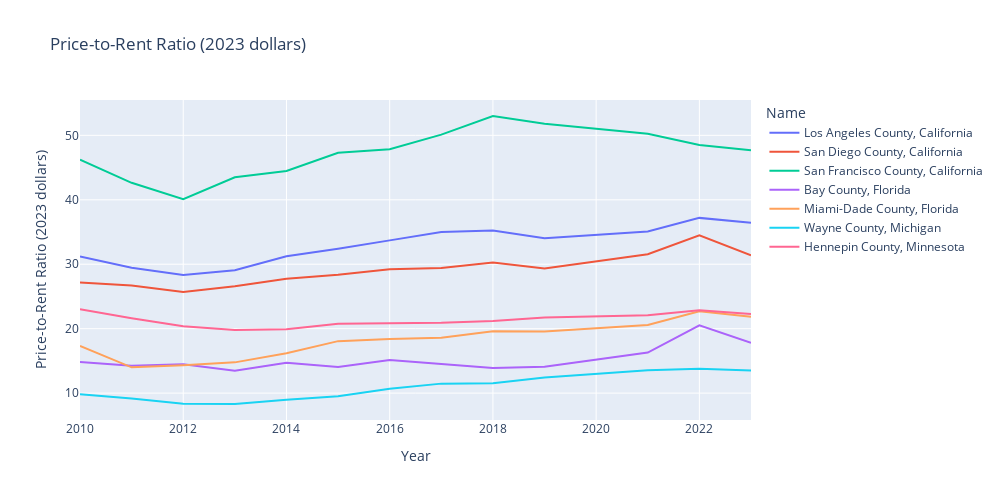

Here is the notebook cell this chart was saved with:
### Code cell
# fig, ax = plt.subplots(dpi=150)
# sns.lineplot(data=census_wide.loc[census_wide['Name'].isin(plot_counties)], x='Year', y='Price-to-Rent Ratio ({} dollars)'.format(cpi.LATEST_YEAR), hue='Name')
# ax.set_title('Price-to-Rent Ratio ({} dollars)'.format(cpi.LATEST_YEAR))
# ax.legend(bbox_to_anchor=(1.04, 1), loc="upper left")

fig = px.line(census_wide.loc[census_wide['Name'].isin(plot_counties)], x='Year', y='Price-to-Rent Ratio ({} dollars)'.format(cpi.LATEST_YEAR), color='Name', title='Price-to-Rent Ratio ({} dollars)'.format(cpi.LATEST_YEAR))
fig.update_layout(width=1000, height=500)
fig.show()

### Figure 1 — Plotly figure (JSON) as saved in the notebook; plotly's stock layout.template omitted (floating-point values rounded to 4 significant figures)
{"data": [{"hovertemplate": "Name=Los Angeles County, California<br>Year=%{x}<br>Price-to-Rent Ratio (2023 dollars)=%{y}<extra></extra>", "legendgroup": "Los Angeles County, California", "line": {"color": "#636efa", "dash": "solid"}, "marker": {"symbol": "circle"}, "mode": "lines", "name": "Los Angeles County, California", "orientation": "h", "showlegend": true, "type": "scatter", "x": [2010, 2011, 2012, 2013, 2014, 2015, 2016, 2017, 2018, 2019, 2021, 2022, 2023], "xaxis": "x", "y": [31.2, 29.47, 28.33, 29.06, 31.23, 32.4, 33.7, 34.99, 35.23, 34.04, 35.08, 37.19, 36.42], "yaxis": "y"}, {"hovertemplate": "Name=San Diego County, California<br>Year=%{x}<br>Price-to-Rent Ratio (2023 dollars)=%{y}<extra></extra>", "legendgroup": "San Diego County, California", "line": {"color": "#EF553B", "dash": "solid"}, "marker": {"symbol": "circle"}, "mode": "lines", "name": "San Diego County, California", "orientation": "h", "showlegend": true, "type": "scatter", "x": [2010, 2011, 2012, 2013, 2014, 2015, 2016, 2017, 2018, 2019, 2021, 2022, 2023], "xaxis": "x", "y": [27.16, 26.71, 25.7, 26.57, 27.76, 28.38, 29.23, 29.4, 30.29, 29.36, 31.54, 34.5, 31.39], "yaxis": "y"}, {"hovertemplate": "Name=San Francisco County, California<br>Year=%{x}<br>Price-to-Rent Ratio (2023 dollars)=%{y}<extra></extra>", "legendgroup": "San Francisco County, California", "line": {"color": "#00cc96", "dash": "solid"}, "marker": {"symbol": "circle"}, "mode": "lines", "name": "San Francisco County, California", "orientation": "h", "showlegend": true, "type": "scatter", "x": [2010, 2011, 2012, 2013, 2014, 2015, 2016, 2017, 2018, 2019, 2021, 2022, 2023], "xaxis": "x", "y": [46.21, 42.63, 40.1, 43.48, 44.47, 47.29, 47.83, 50.11, 53.0, 51.79, 50.24, 48.52, 47.68], "yaxis": "y"}, {"hovertemplate": "Name=Bay County, Florida<br>Year=%{x}<br>Price-to-Rent Ratio (2023 dollars)=%{y}<extra></extra>", "legendgroup": "Bay County, Florida", "line": {"color": "#ab63fa", "dash": "solid"}, "marker": {"symbol": "circle"}, "mode": "lines", "name": "Bay County, Florida", "orientation": "h", "showlegend": true, "type": "scatter", "x": [2010, 2011, 2012, 2013, 2014, 2015, 2016, 2017, 2018, 2019, 2021, 2022, 2023], "xaxis": "x", "y": [14.83, 14.24, 14.48, 13.46, 14.7, 14.05, 15.16, 14.55, 13.92, 14.08, 16.29, 20.52, 17.8], "yaxis": "y"}, {"hovertemplate": "Name=Miami-Dade County, Florida<br>Year=%{x}<br>Price-to-Rent Ratio (2023 dollars)=%{y}<extra></extra>", "legendgroup": "Miami-Dade County, Florida", "line": {"color": "#FFA15A", "dash": "solid"}, "marker": {"symbol": "circle"}, "mode": "lines", "name": "Miami-Dade County, Florida", "orientation": "h", "showlegend": true, "type": "scatter", "x": [2010, 2011, 2012, 2013, 2014, 2015, 2016, 2017, 2018, 2019, 2021, 2022, 2023], "xaxis": "x", "y": [17.31, 14.0, 14.31, 14.77, 16.2, 18.07, 18.4, 18.61, 19.59, 19.56, 20.58, 22.69, 21.84], "yaxis": "y"}, {"hovertemplate": "Name=Wayne County, Michigan<br>Year=%{x}<br>Price-to-Rent Ratio (2023 dollars)=%{y}<extra></extra>", "legendgroup": "Wayne County, Michigan", "line": {"color": "#19d3f3", "dash": "solid"}, "marker": {"symbol": "circle"}, "mode": "lines", "name": "Wayne County, Michigan", "orientation": "h", "showlegend": true, "type": "scatter", "x": [2010, 2011, 2012, 2013, 2014, 2015, 2016, 2017, 2018, 2019, 2021, 2022, 2023], "xaxis": "x", "y": [9.839, 9.16, 8.333, 8.312, 8.978, 9.518, 10.66, 11.47, 11.52, 12.42, 13.56, 13.8, 13.49], "yaxis": "y"}, {"hovertemplate": "Name=Hennepin County, Minnesota<br>Year=%{x}<br>Price-to-Rent Ratio (2023 dollars)=%{y}<extra></extra>", "legendgroup": "Hennepin County, Minnesota", "line": {"color": "#FF6692", "dash": "solid"}, "marker": {"symbol": "circle"}, "mode": "lines", "name": "Hennepin County, Minnesota", "orientation": "h", "showlegend": true, "type": "scatter", "x": [2010, 2011, 2012, 2013, 2014, 2015, 2016, 2017, 2018, 2019, 2021, 2022, 2023], "xaxis": "x", "y": [23.04, 21.62, 20.36, 19.81, 19.92, 20.76, 20.83, 20.92, 21.21, 21.74, 22.1, 22.85, 22.3], "yaxis": "y"}], "layout": {"height": 500, "legend": {"title": {"text": "Name"}, "tracegroupgap": 0}, "title": {"text": "Price-to-Rent Ratio (2023 dollars)"}, "width": 1000, "xaxis": {"anchor": "y", "domain": [0, 1], "title": {"text": "Year"}}, "yaxis": {"anchor": "x", "domain": [0, 1], "title": {"text": "Price-to-Rent Ratio (2023 dollars)"}}}}
